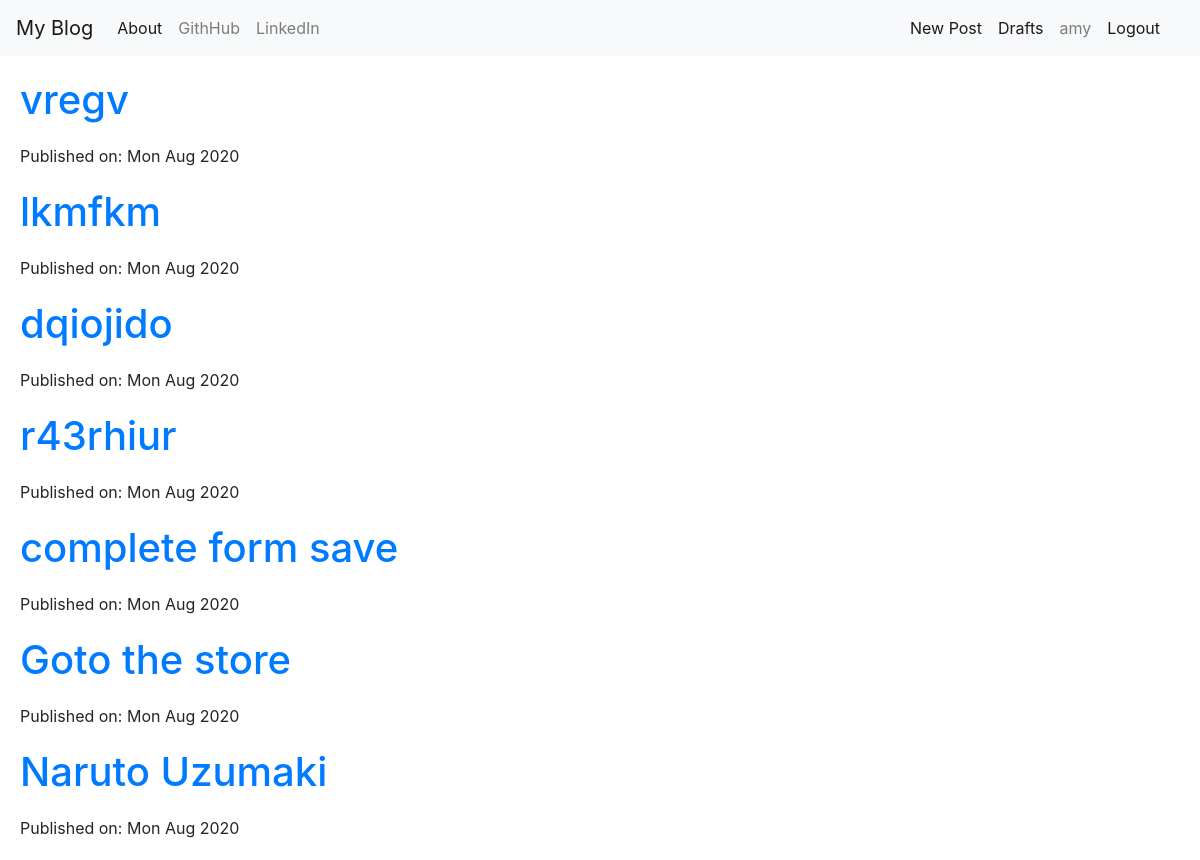
The app's page / (signed in) with its own data.
### blog1/models.py (models this page shows, shortened)
class Post(models.Model):
    author = models.ForeignKey(User, on_delete=models.CASCADE)
    title = models.CharField(max_length=200)
    text = models.TextField()
    created_date = models.DateTimeField(default=timezone.now)
    published_date = models.DateTimeField(blank=True,null=True)
    def __str__(self):
        return self.title

### blog1/views.py (the view)
# urls.py: path('', views.PostListView.as_view(),name='list'),
class PostListView(ListView):
    model = Post
    def get_queryset(self):
        return Post.objects.filter(published_date__lte=timezone.now()).order_by('-published_date')

### blog1/templates/blog1/post_list.html
{% extends 'blog1/base.html' %}
{% block blockname %}
{% if user.is_authenticated %}
{% for post in post_list %}
<div class="post">
<h1> <a href="{% url 'detail' post.pk %}">{{post}}</a> </h1>
</div>
<div class="date">
    {% if post.published_date %}
    <p>Published on: {{post.published_date|date:"D M Y"}}</p>
    {% else %}
    <p>Created on: {{post.created_date|date:"D M Y"}}</p>
    {% endif %}
</div>
{% endfor %}
{% else %}
<p>Click here to login</p>
<a class="btn btn-primary" href="{% url 'login' %}">Login</a>
{% endif %}
{% endblock blockname %}

### blog1/templates/blog1/base.html (shortened to what this page needs)
<!DOCTYPE html>
{% load static %}
<html lang="en">
<head>
    <link rel="stylesheet" href="//cdn.jsdelivr.net/npm/medium-editor@latest/dist/css/medium-editor.min.css" type="text/css" media="screen" charset="utf-8">
    <link rel="stylesheet" href="https://stackpath.bootstrapcdn.com/bootstrap/4.5.2/css/bootstrap.min.css">
    <link rel="stylesheet" href="{% static 'main.css' %}">
</head>
<body>
    <nav class="navbar navbar-expand-lg navbar-light bg-light">
        <a class="navbar-brand" href="{% url 'list' %}">My Blog</a>
        <div class="collapse navbar-collapse" id="navbarNav">
          <ul class="navbar-nav">
            <li class="nav-item active">
              <a class="nav-link" href="{% url 'about' %}">About <span class="sr-only">(current)</span></a>
            </li>
            <li class="nav-item">
              <a class="nav-link" href="https://www.github.com">GithHub</a>
            </li>
            <li class="nav-item">
              <a class="nav-link" href="https://www.linkedin.com">LinkedIn</a>
            </li>
          </ul>
          <ul class="navbar-nav ml-auto">
            <li class="nav-item active">
              <a class="nav-link" href="{% url 'create' %}">New Post <span class="sr-only">(current)</span></a>
            </li>
            <li class="nav-item active">
              <a class="nav-link" href="{% url 'drafts' %}">Drafts <span class="sr-only">(current)</span></a>
            </li>
            <li class="nav-item active">
              <li class="nav-link" href="">{{user.username}} <span class="sr-only">(current)</span></li>
            </li>
            {% if user.is_authenticated %}
            <li class="nav-item active">
              <a class="nav-link" href="{% url 'logout' %}">Logout<span class="sr-only">(current)</span></li>
            {% endif %}
          </ul>
        </div>
      </nav>
      <div class="conatiner">
      {% block blockname %}
      {% endblock blockname %}
    </div>
    </body>
</html>

### blog1/static/main.css (style rules this page uses)
.post, .postdate { margin : 20px; }
.date { margin: 20px; }

### records on screen
Post: title "vregv", published_date "Mon Aug 2020"
Post: title "lkmfkm", published_date "Mon Aug 2020"
Post: title "dqiojido", published_date "Mon Aug 2020"
Post: title "r43rhiur", published_date "Mon Aug 2020"
Post: title "complete form save", published_date "Mon Aug 2020"
Post: title "Goto the store", published_date "Mon Aug 2020"
Post: title "Naruto Uzumaki", published_date "Mon Aug 2020"

### other values on screen
{{ user.username }} "amy"
